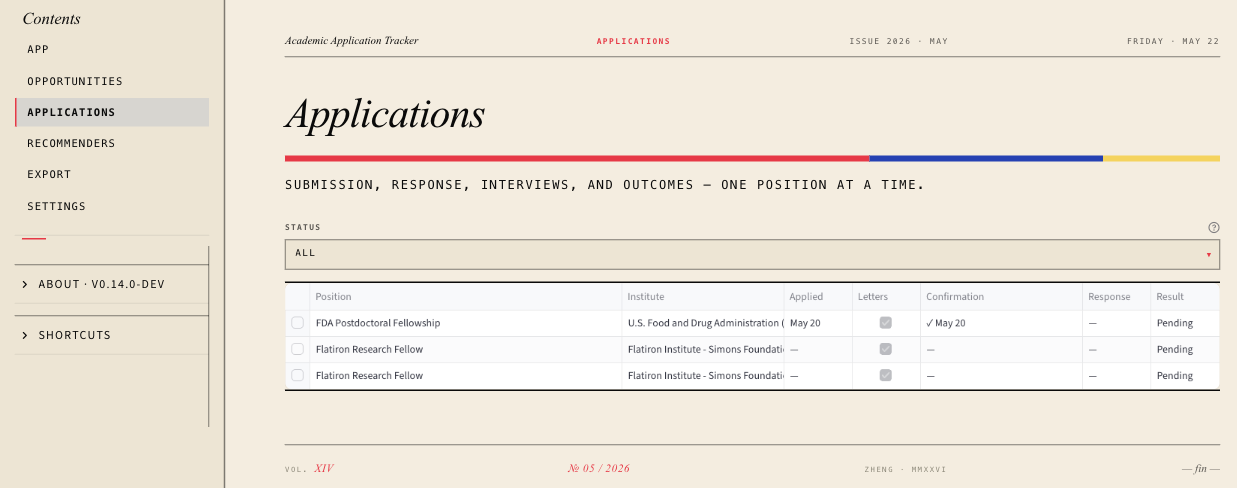
#> input picture docs/ui/screenshots/v0.14.0/applications.png, 1237 x 488 px; its folder holds only this picture in this run
$ python crop_screenshots.py ../docs/ui/screenshots/v0.14.0/applications.png
#> lines starting #> are read from the running program, lines starting #| are printed output that depends on the picture; after the words box and inside, x2 and y2 are one past the last pixel; in counts of white or black regions, pixels touching at a corner belong together
"""Auto-crop README screenshots.

Removes Streamlit Cloud top chrome (white "Deploy" bar) and trims trailing
uniform cream/white margins. Idempotent: re-running on already-tight images
is a near no-op.

Usage: python scripts/crop_screenshots.py [path ...]
Defaults to docs/ui/screenshots/v0.14.0/*.png.
"""

from __future__ import annotations

import sys
from pathlib import Path

import numpy as np
from PIL import Image

PAD = 16
CONTENT_GRAY_MAX = 220.0
ROW_DARK_MIN = 30
COL_DARK_MIN = 1
# Probe deep enough to cover the Streamlit chrome strip at any reasonable
# devicePixelRatio (the strip is ~50 CSS px so 400 native rows is safe for
# DPR up to 4×; was 200 at 1× DPR which let a sliver leak through at 2×).
CHROME_PROBE_ROWS = 400
CHROME_CREAM_CUTOFF = 242.0
# Fallback when the detector finds no white→cream transition in the probe
# window. Streamlit always renders a top chrome strip in headless mode, so
# we trim a safe minimum from every capture and let the body-content scan
# tighten the rest.
CHROME_FALLBACK_ROWS = 160
DEFAULT_DIR = Path("docs/ui/screenshots/v0.14.0")


def find_chrome_bottom(arr: np.ndarray) -> int:
    """First row where the page transitions from the Streamlit chrome
    (white-ish "Deploy" badge strip) into the cream app body.

    Detects against the rightmost 200 columns only — the chrome strip's
    pure-white badge area — because averaging across the full row pulls
    the mean down with cream sidebar pixels and silently disables chrome
    trimming. At 2× DPR the full-row mean fell below the cream cutoff on
    the very first chrome row, so the old logic returned 0 and let the
    "Deploy" sliver leak into the final crop.

    Falls through to ``CHROME_FALLBACK_ROWS`` when no transition is found
    in the probe window: Streamlit always renders a top chrome strip in
    headless mode, so an empty detection is itself a signal that the
    detector missed (not that there's no chrome).
    """
    right_cols = arr[:CHROME_PROBE_ROWS, -200:]
    row_mean = right_cols.mean(axis=(1, 2))
    below = np.where(row_mean < CHROME_CREAM_CUTOFF)[0]
    if below.size:
        return int(below[0])
    return CHROME_FALLBACK_ROWS


def crop_one(path: Path) -> tuple[tuple[int, int], tuple[int, int]]:
    img = Image.open(path).convert("RGB")
#> img is the input picture: PIL image 1237x488 RGB; mean R, G, B 238.2, 231.3, 220.4
    arr = np.array(img)
    H, W = arr.shape[:2]
#> H = 488; W = 1237

    chrome_bottom = find_chrome_bottom(arr)
#> in find_chrome_bottom, `right_cols = arr[:CHROME_PROBE_ROWS, -200:]`:
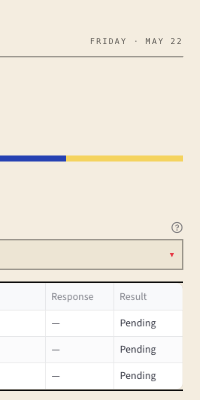
#> right_cols: shape (400, 200, 3); mean R, G, B 240.8, 235.5, 225.4
#> in find_chrome_bottom, `row_mean = right_cols.mean(axis=(1, 2))`: row_mean = 400 values, max 253.1 at index 311, min 29.12 at index 282, mean 233.9
#> in find_chrome_bottom, `below = np.where(row_mean < CHROME_CREAM_CUTOFF)[0]`: below = 314 values from 0 to 399
#> chrome_bottom = 0
    body = arr[chrome_bottom:]
    gray = body.mean(axis=2)
    content = gray < CONTENT_GRAY_MAX
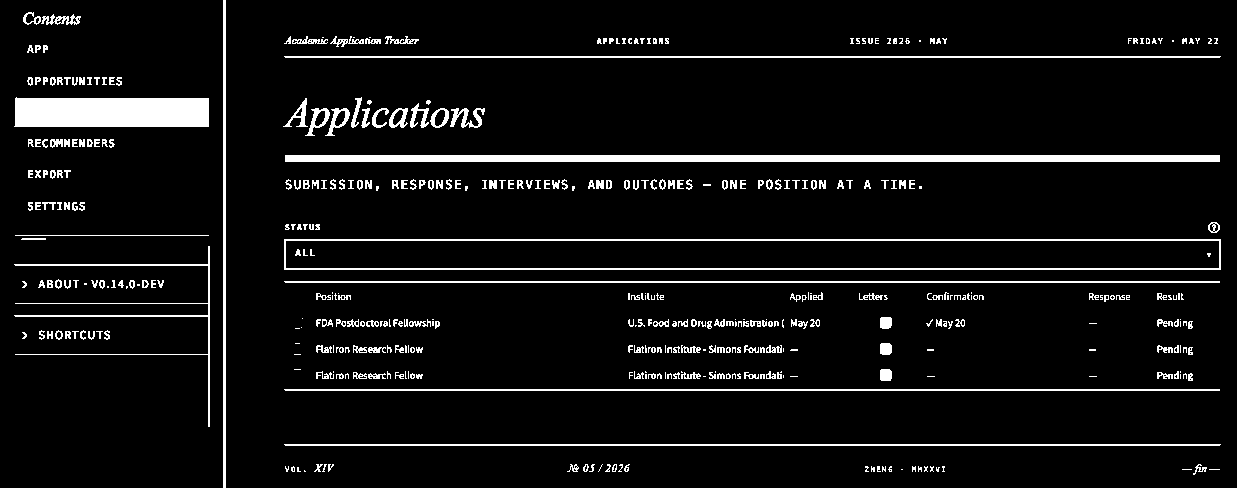
#> content: shape (488, 1237) bool; 6.7% white; 434 white regions (163 under 20 px), largest, box (x1, y1, x2, y2) and area: (285, 155, 1220, 162) 6545, (14, 97, 209, 127) 5628, (284, 239, 1221, 270) 3856

    row_count = content.sum(axis=1)
#> row_count = 488 values, max 995 at index 281, min 3 at index 0, mean 82.46
    col_count = content.sum(axis=0)
#> col_count = 1237 values, max 488 at index 223, min 0 at index 0, mean 32.53
    rows = np.where(row_count >= ROW_DARK_MIN)[0]
#> rows = 160 values from 16 to 471
    cols = np.where(col_count >= COL_DARK_MIN)[0]
#> cols = 1137 values from 14 to 1220
    if rows.size == 0 or cols.size == 0:
        return (W, H), (W, H)

    left = max(0, int(cols[0]) - PAD)
#> left = 0
    right = min(body.shape[1], int(cols[-1]) + 1 + PAD)
#> right = 1237
    top = max(0, int(rows[0]) - PAD)
#> top = 0
    bottom = min(body.shape[0], int(rows[-1]) + 1 + PAD)
#> bottom = 488

    cropped = body[top:bottom, left:right]
    Image.fromarray(cropped).save(path, optimize=True)
    return (W, H), (cropped.shape[1], cropped.shape[0])


def main(argv: list[str]) -> int:
    if argv:
        paths = [Path(p) for p in argv]
    else:
        paths = sorted(DEFAULT_DIR.glob("*.png"))
    if not paths:
        print("no images found", file=sys.stderr)
        return 1
    for p in paths:
        before, after = crop_one(p)
#> before = (1237, 488); after = (1237, 488)
        print(f"{p.name}: {before[0]}x{before[1]} -> {after[0]}x{after[1]}")
#| applications.png: 1237x488 -> 1237x488
    return 0


if __name__ == "__main__":
    raise SystemExit(main(sys.argv[1:]))
#> (the program exits here)

$ run again, on docs/ui/screenshots/v0.14.0/opportunities-quickadd.png
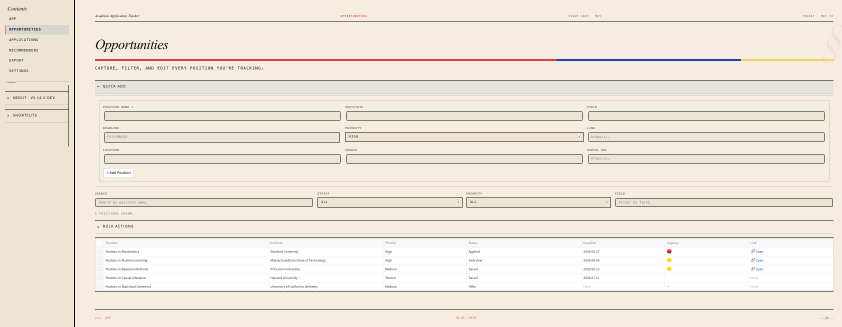
#> input picture docs/ui/screenshots/v0.14.0/opportunities-quickadd.png, 1683 x 654 px (shown at 1/2 size)
#> in crop_one, img is the input picture: PIL image 1683x654 RGB; mean R, G, B 237.2, 230.8, 219.9
#> in find_chrome_bottom, `right_cols = arr[:CHROME_PROBE_ROWS, -200:]`:
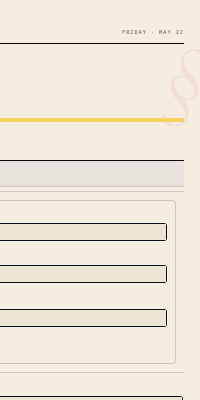
#> right_cols: shape (400, 200, 3); mean R, G, B 237.2, 230.2, 216.8
#> row_mean = 400 values, max 242 at index 395, min 28 at index 43, mean 228.1
#> below = 400 values from 0 to 399
#> chrome_bottom = 0
#> in crop_one, `content = gray < CONTENT_GRAY_MAX`:
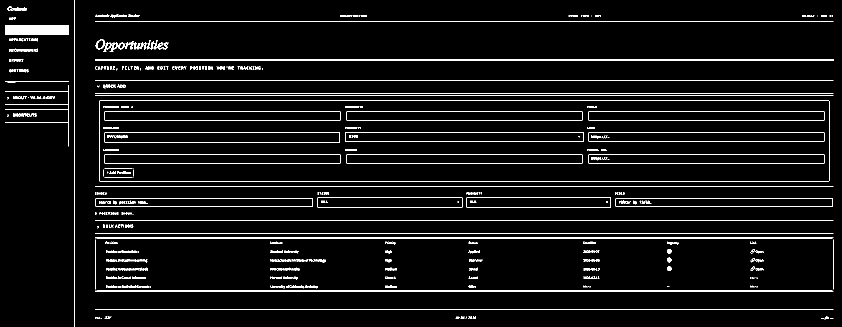
#> content: shape (654, 1683) bool (shown at 1/2 size); 4.9% white in thin lines or dots
#> row_count = 654 values, max 1504 at index 118, min 2 at index 0, mean 82.85
#> col_count = 1683 values, max 654 at index 148, min 0 at index 0, mean 32.19
#> rows = 187 values from 16 to 637
#> cols = 1607 values from 10 to 1666
#> left = 0
#> right = 1683
#> top = 0
#> bottom = 654
#| opportunities-quickadd.png: 1683x654 -> 1683x654

$ run again, on docs/ui/screenshots/v0.14.0/opportunities.png
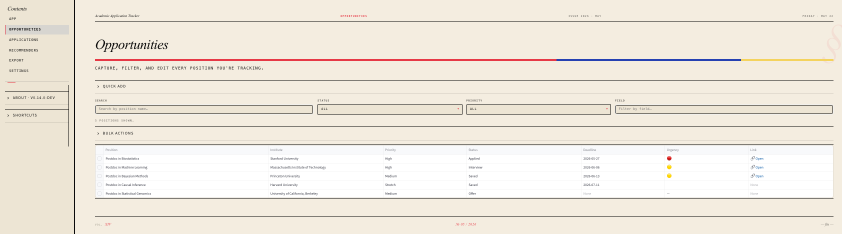
#> input picture docs/ui/screenshots/v0.14.0/opportunities.png, 1683 x 467 px (shown at 1/2 size)
#> in crop_one, img is the input picture: PIL image 1683x467 RGB; mean R, G, B 239.1, 232.8, 222.6
#> in find_chrome_bottom, `right_cols = arr[:CHROME_PROBE_ROWS, -200:]`:
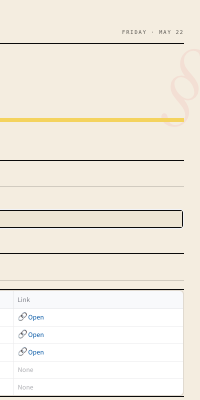
#> right_cols: shape (400, 200, 3); mean R, G, B 241.4, 235.9, 225.4
#> row_mean = 400 values, max 253.2 at index 309, min 28 at index 43, mean 234.2
#> below = 297 values from 0 to 399
#> chrome_bottom = 0
#> in crop_one, `content = gray < CONTENT_GRAY_MAX`:
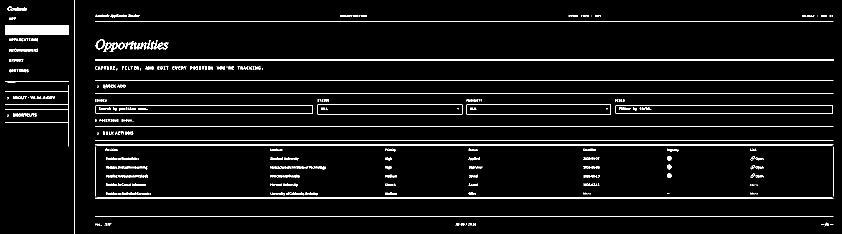
#> content: shape (467, 1683) bool (shown at 1/2 size); 4.8% white in thin lines or dots
#> row_count = 467 values, max 1504 at index 118, min 2 at index 0, mean 80.04
#> col_count = 1683 values, max 467 at index 148, min 0 at index 0, mean 22.21
#> rows = 142 values from 16 to 450
#> cols = 1607 values from 10 to 1666
#> left = 0
#> right = 1683
#> top = 0
#> bottom = 467
#| opportunities.png: 1683x467 -> 1683x467

$ run again, on docs/ui/screenshots/v0.14.0/recommenders.png
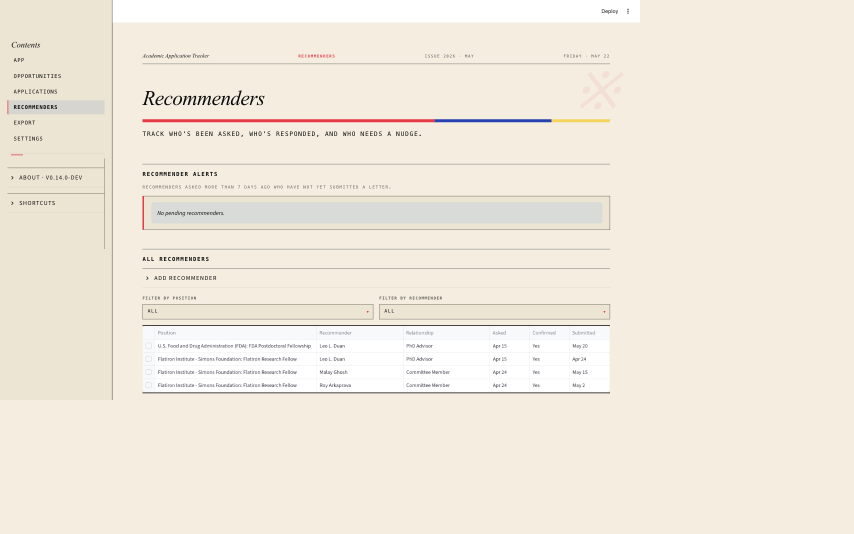
#> input picture docs/ui/screenshots/v0.14.0/recommenders.png, 1707 x 1067 px (shown at 1/2 size)
#> in crop_one, img is the input picture: PIL image 1707x1067 RGB; mean R, G, B 240.8, 234.3, 222.6
#> row_mean = 400 values from 235 to 235
#> below = 400 values from 0 to 399
#> chrome_bottom = 0
#> in crop_one, `content = gray < CONTENT_GRAY_MAX`:
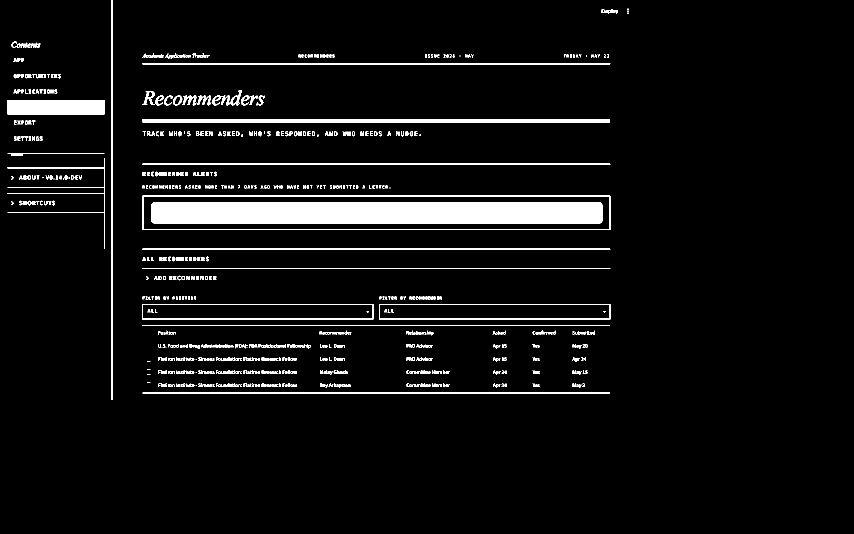
#> content: shape (1067, 1707) bool (shown at 1/2 size); 5.1% white; 638 white regions (215 under 20 px), largest, box (x1, y1, x2, y2) and area: (303, 405, 1205, 447) 37856, (285, 238, 1220, 245) 6545, (15, 200, 209, 229) 5626
#> row_count = 1067 values, max 1105 at index 425, min 0 at index 800, mean 87.01
#> col_count = 1707 values, max 800 at index 223, min 0 at index 0, mean 54.39
#> rows = 243 values from 87 to 786
#> cols = 1154 values from 14 to 1257
#> left = 0
#> right = 1274
#> top = 71
#> bottom = 803
#> in crop_one, `cropped = body[top:bottom, left:right]`:
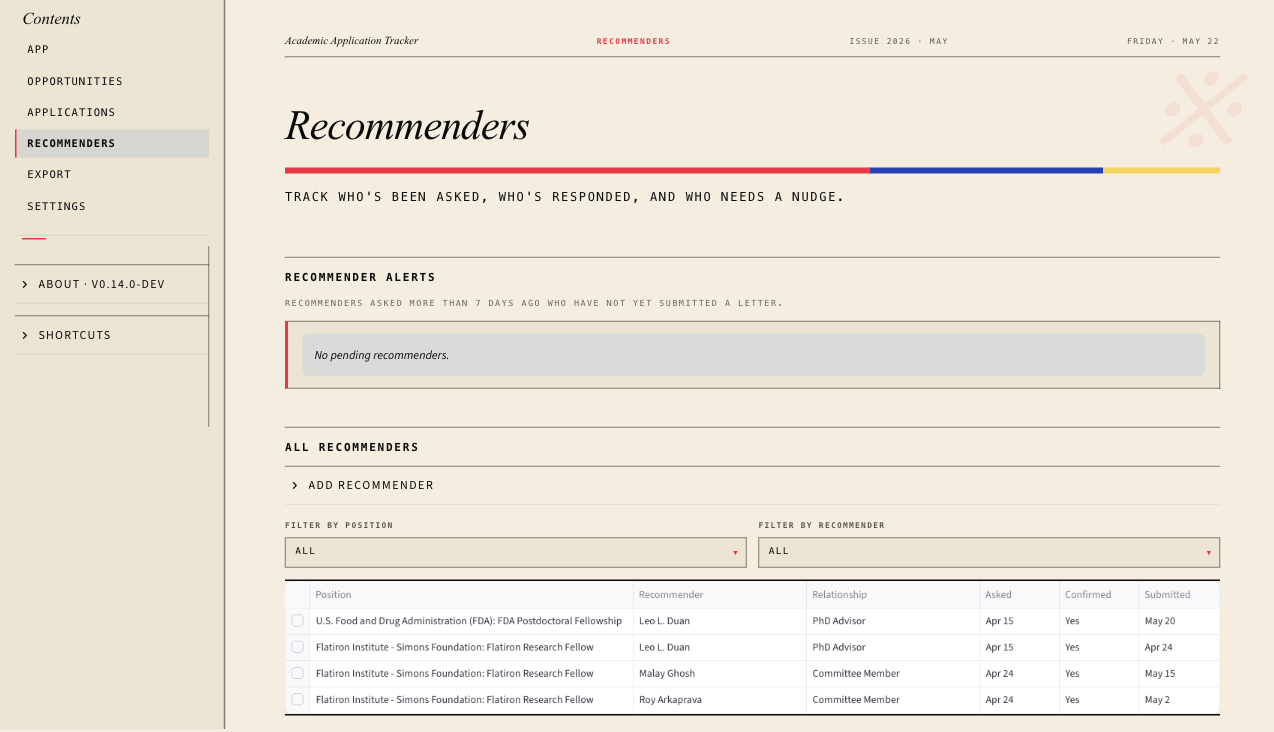
#> cropped: shape (732, 1274, 3); mean R, G, B 237.4, 231, 219.8
#| recommenders.png: 1707x1067 -> 1274x732
